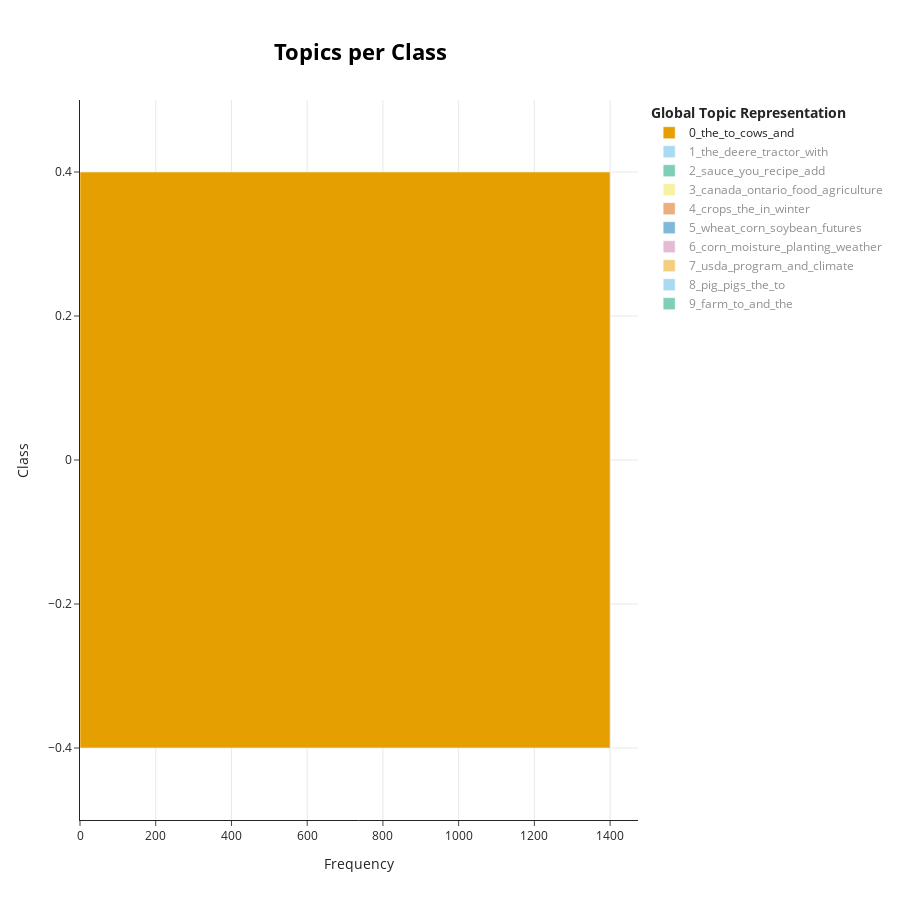

Source (notebook cell):
### Code cell
topic_model.visualize_topics_per_class(topics_per_class, top_n_topics=10, width=900)

### Figure 1 — Plotly figure (JSON) as saved in the notebook; plotly's stock layout.template omitted (floating-point values rounded to 4 significant figures)
{"data": [{"hoverinfo": "text", "hovertext": ["<b>Topic 0</b><br>Words: the, to, cows, and, of"], "marker": {"color": "#E69F00"}, "name": "0_the_to_cows_and", "orientation": "h", "visible": true, "x": [1400], "y": [0], "type": "bar"}, {"hoverinfo": "text", "hovertext": ["<b>Topic 1</b><br>Words: the, deere, tractor, with, and"], "marker": {"color": "#56B4E9"}, "name": "1_the_deere_tractor_with", "orientation": "h", "visible": "legendonly", "x": [969], "y": [1], "type": "bar"}, {"hoverinfo": "text", "hovertext": ["<b>Topic 2</b><br>Words: sauce, you, recipe, add, it"], "marker": {"color": "#009E73"}, "name": "2_sauce_you_recipe_add", "orientation": "h", "visible": "legendonly", "x": [719], "y": [2], "type": "bar"}, {"hoverinfo": "text", "hovertext": ["<b>Topic 3</b><br>Words: canada, ontario, food, agriculture, canadian"], "marker": {"color": "#F0E442"}, "name": "3_canada_ontario_food_agriculture", "orientation": "h", "visible": "legendonly", "x": [677], "y": [3], "type": "bar"}, {"hoverinfo": "text", "hovertext": ["<b>Topic 4</b><br>Words: crops, the, in, winter, spring"], "marker": {"color": "#D55E00"}, "name": "4_crops_the_in_winter", "orientation": "h", "visible": "legendonly", "x": [650], "y": [4], "type": "bar"}, {"hoverinfo": "text", "hovertext": ["<b>Topic 5</b><br>Words: wheat, corn, soybean, futures, soybeans"], "marker": {"color": "#0072B2"}, "name": "5_wheat_corn_soybean_futures", "orientation": "h", "visible": "legendonly", "x": [535], "y": [5], "type": "bar"}, {"hoverinfo": "text", "hovertext": ["<b>Topic 6</b><br>Words: corn, moisture, planting, weather, crop"], "marker": {"color": "#CC79A7"}, "name": "6_corn_moisture_planting_weather", "orientation": "h", "visible": "legendonly", "x": [443], "y": [6], "type": "bar"}, {"hoverinfo": "text", "hovertext": ["<b>Topic 7</b><br>Words: usda, program, and, climate, funding"], "marker": {"color": "#E69F00"}, "name": "7_usda_program_and_climate", "orientation": "h", "visible": "legendonly", "x": [431], "y": [7], "type": "bar"}, {"hoverinfo": "text", "hovertext": ["<b>Topic 8</b><br>Words: pig, pigs, the, to, sows"], "marker": {"color": "#56B4E9"}, "name": "8_pig_pigs_the_to", "orientation": "h", "visible": "legendonly", "x": [414], "y": [8], "type": "bar"}, {"hoverinfo": "text", "hovertext": ["<b>Topic 9</b><br>Words: farm, to, and, the, farming"], "marker": {"color": "#009E73"}, "name": "9_farm_to_and_the", "orientation": "h", "visible": "legendonly", "x": [401], "y": [9], "type": "bar"}], "layout": {"xaxis": {"showgrid": true, "title": {"text": "Frequency"}}, "yaxis": {"showgrid": true, "title": {"text": "Class"}}, "title": {"font": {"size": 22, "color": "Black"}, "text": "<b>Topics per Class</b>", "y": 0.95, "x": 0.4, "xanchor": "center", "yanchor": "top"}, "hoverlabel": {"font": {"size": 16, "family": "Rockwell"}, "bgcolor": "white"}, "width": 900, "height": 900, "legend": {"title": {"text": "<b>Global Topic Representation"}}}}
